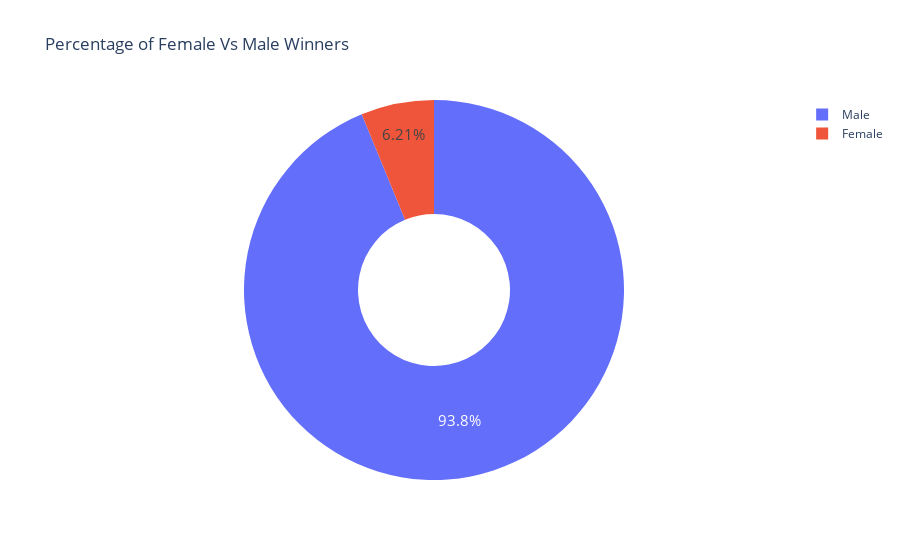

Notebook source saved alongside this figure:
### Code cell
biology = df.value_counts("sex")
fig = px.pie(labels=biology.index,
             values=biology.values,
             title="Percentage of Female Vs Male Winners",
             names=biology.index,
             hole=0.4)
fig.update_traces(textposition="inside", textfont_size=15,textinfo='percent')
fig.show()

### Figure 1 — Plotly figure (JSON) as saved in the notebook; plotly's stock layout.template omitted (floating-point values rounded to 4 significant figures)
{"data": [{"domain": {"x": [0, 1], "y": [0, 1]}, "hole": 0.4, "hovertemplate": "label=%{label}<br>value=%{value}<extra></extra>", "labels": ["Male", "Female"], "legendgroup": "", "name": "", "showlegend": true, "textfont": {"size": 15}, "textinfo": "percent", "textposition": "inside", "type": "pie", "values": [876, 58]}], "layout": {"legend": {"tracegroupgap": 0}, "title": {"text": "Percentage of Female Vs Male Winners"}}}
